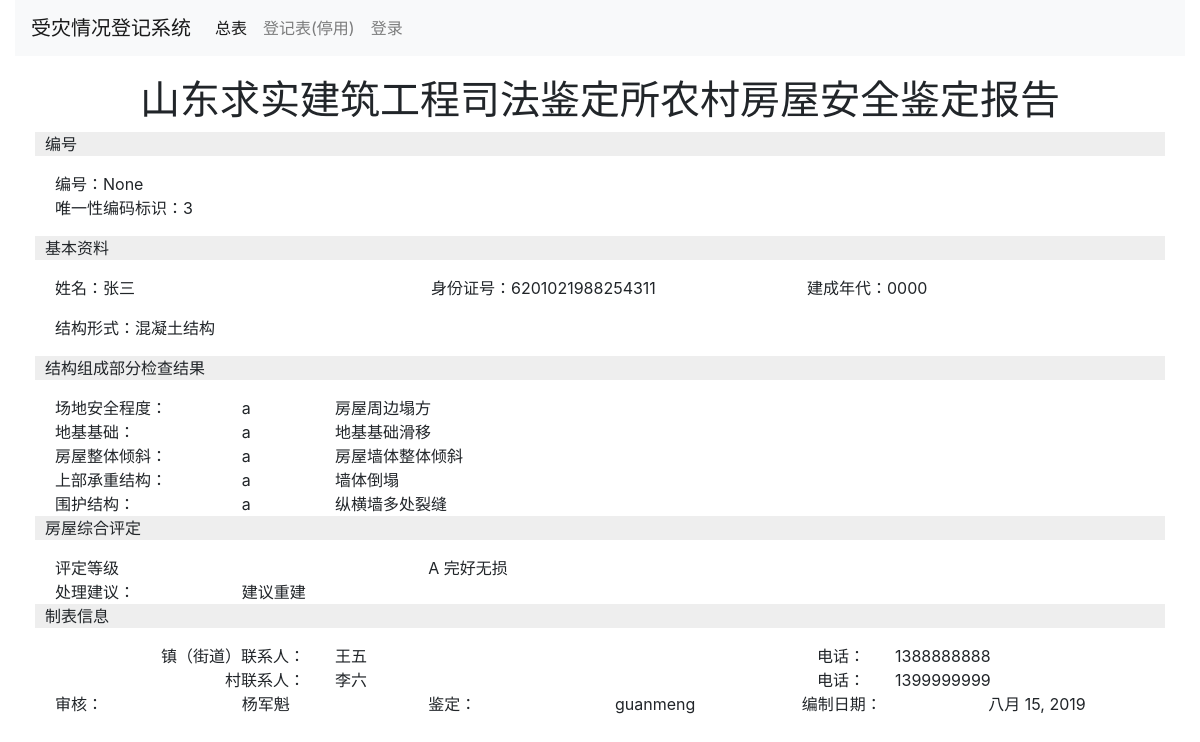
Page /report/3 on the committed database.
### report/models.py (models this page shows, shortened)
class Report(models.Model):
    DECADE_CHOICE = (
        ('1900', '1900'),
        ('1910', '1910'),
        ('1920', '1920'),
        ('1930', '1930'),
        ('1940', '1940'),
        ('1950', '1950'),
        ('1960', '1960'),
        ('1970', '1970'),
        ('1980', '1980'),
        ('1990', '1990'),
        ('2000', '2000'),
        ('2010', '2010'),
    )
    PURPOSE_CHOICE = (
        (1, '住宅'),
        (2, '厂房'),
        (3, '公共建筑'),
    )
    STRUCTURE_CHOICE = (
        (1, '混凝土结构'),
        (2, '砌体结构'),
        (3, '木结构'),
        (4, '钢结构'),
        (5, '石结构'),
        (6, '生土结构'),
    )
    DEGREE_CHOICE = (
        ('a', 'A'),
        ('b', 'B'),
        ('c', 'C'),
        ('d', 'D'),
    )
    SECURITY_DETAIL_CHOICE = (
        (1, '未发现影响房屋周边安全的不利影响'),
        (2, '房屋周边准在超高土体滑坡'),
        (3, '房屋周边场地存在地质斜坡'),
        (4, '房屋周边存在河流，受河水持续冲刷'),
        (5, '房屋存在沟壑'),
        (6, '房屋周边塌方'),
        (7, '房屋周边下方存在不实空洞'),
    )
    GROUNDSILL_DETAIL_CHOICE = (
        (1, '未发现明显不均匀沉降及滑移'),
        (2, '地基基础轻微不均匀沉降'),
        (3, '地基基础不均匀沉降'),
        (4, '室内地面下陷'),
        (5, '地基基础滑移'),
        (6, '地基基础存在滑移可能'),
        (7, '地基基础被冲毁'),
        (8, '毛石基础粘结砂浆缺失'),
    )
    TILT_DETAIL_CHOICE = (
        (1, '未发现明显倾斜'),
        (2, '房屋墙体局部倾斜'),
        (3, '房屋墙体整体倾斜'),
        (4, '房屋墙体变形'),
        (5, '房屋墙体未发现明显歪闪缺陷')
    )
    UPON_DETAIL_CHOICE = (
        (1, '未发现结构承载缺陷'),
        (2, '墙体存在裂缝'),
        (3, '墙体轻微裂缝'),
        (4, '墙体贯通缝严重'),
        (5, '墙体风化侵蚀严重'),
        (6, '墙体有效截面积削弱'),
        (7, '内隔墙裂缝'),
        (8, '墙体面层脱落'),
        (9, '墙体变形'),
        (10, '墙体倾斜'),
        (11, '纵横墙连接处松动和开裂'),
        (12, '墙体倒塌'),
        (13, '屋架梁损坏'),
        (14, '屋架檩条损坏'),
        (15, '屋架梁下墙体开裂损坏'),
        (16, '屋架梁下墙体变形'),
        (17, '地基基础不均匀沉降引起的裂缝'),
        (18, '房屋墙体、屋盖无明显受力裂缝和变形'),
        (19, '墙体严重破坏，无法正常使用'),
        (20, '屋架损坏'),
    )
    FENCE_DETAIL_CHOICE = (
        (1, '未发现围护缺损'),
        (2, '同上'),
        (3, '墙体存在裂缝'),
        (4, '屋面坍塌'),
        (5, '屋面下陷'),
        (6, '墙体面层脱落'),
        (7, '墙体裂缝'),
        (8, '室内地面下陷'),
        (9, '内隔墙裂缝'),
        (10, '纵横墙多处裂缝'),
    )
    ASSESS_LEVEL_CHOICE = (
        ('a', 'A 完好无损'),
        ('b', 'B 轻微破损，可以使用'),
        ('c', 'C 破损经修缮后可以使用'),
        ('d', 'D 严重破坏，不能使用'),
        ('e', '倒塌'),
    )
    CREATOR_CHOICE = (
        (1, '杨军魁'),
        (2, '芦满'),
        (3, '关萌'),
        (4, '黄波'),
    )
    bid = models.CharField(max_length=100, null=True, blank=True,
                           verbose_name='建鉴编号')
    name = models.CharField(max_length=250, null=True, blank=True,
                            verbose_name='姓名')
    identity = models.CharField(max_length=50, null=True, blank=True,
                                verbose_name='身份证号', unique=True)
    decade = models.CharField(choices=DECADE_CHOICE, max_length=10,
                              null=True, blank=True, verbose_name='建成年代')
    city = models.ForeignKey(City, null=True, blank=True,
                             on_delete=models.SET_NULL,
                             verbose_name='城市')
    town = models.ForeignKey(Town, null=True, blank=True,
                             on_delete=models.SET_NULL,
                             verbose_name='镇')
    village = models.ForeignKey(Village, null=True, blank=True,
                                on_delete=models.SET_NULL,
                                verbose_name='村')
    purpose = models.IntegerField(choices=PURPOSE_CHOICE, null=True, blank=True,
                                  verbose_name='用途')
    comment = models.TextField(max_length=250, null=True, blank=True,
                               verbose_name='备注')
    structure = models.IntegerField(choices=STRUCTURE_CHOICE,
                                    null=True, blank=True, verbose_name='结构形式')
    security = models.CharField(max_length=10, choices=DEGREE_CHOICE,
                                null=True, blank=True, verbose_name='场地安全程度')
    groundsill = models.CharField(max_length=10, choices=DEGREE_CHOICE,
                                  null=True, blank=True, verbose_name='地基基础')
    tilt = models.CharField(max_length=10, choices=DEGREE_CHOICE, null=True,
                            blank=True,
                            verbose_name='房屋整体倾斜')
    upon = models.CharField(max_length=10, choices=DEGREE_CHOICE, null=True,
                            blank=True,
                            verbose_name='上部承重结构')
    fence = models.CharField(max_length=10, choices=DEGREE_CHOICE, null=True,
                             blank=True,
                             verbose_name='围护结构')
    security_detail = models.ManyToManyField(SecurityDetail,blank=True,
                                             verbose_name='场地安全程度说明')
    groundsill_detail = models.ManyToManyField(GroundsillDetail,blank=True,
                                               verbose_name='地基基础说明')
    tilt_detail = models.ManyToManyField(TiltDetail,blank=True,
                                         verbose_name='房屋整体倾斜说明')
    upon_detail = models.ManyToManyField(UponDetail,blank=True,
                                         verbose_name='上部承重结构说明')
    fence_detail = models.ManyToManyField(FenceDetail,blank=True,
                                          verbose_name='围护结构说明')
    assess_level = models.CharField(max_length=10, choices=ASSESS_LEVEL_CHOICE,
                                    null=True, blank=True, verbose_name='评定等级')
    advice = models.ManyToManyField(Advice,blank=True,
                                    verbose_name='处理建议')
    street_contract = models.CharField(max_length=50, null=True, blank=True,
                                       verbose_name='镇（街道）联系人')
    street_contract_phone = models.CharField(max_length=50, null=True,
                                             blank=True,
                                             verbose_name='镇（街道）联系人电话')
    village_contract = models.CharField(max_length=50, null=True, blank=True,
                                        verbose_name='村联系人')
    village_contract_phone = models.CharField(max_length=50, null=True,
                                              blank=True,
                                              verbose_name='村联系人电话')
    reviewer = models.ForeignKey(Reviewer, null=True, blank=True,
                                 on_delete=models.SET_NULL,
                                 verbose_name='审核人')
    created = models.DateField(auto_now_add=True, verbose_name='添加日期')
    updated = models.DateTimeField(auto_now=True, verbose_name='修改日期')
    appraiser = models.ForeignKey(User, null=True, blank=True,
                                  on_delete=models.SET_NULL,
                                  verbose_name='鉴定人')
    class Meta:
        ordering = ('-created',)
        verbose_name_plural = '报告'

class SecurityDetail(models.Model):
    SECURITY_DETAIL_CHOICE = (
        (0, ''),
        (1, '未发现影响房屋周边安全的不利影响'),
        (2, '房屋周边准在超高土体滑坡'),
        (3, '房屋周边场地存在地质斜坡'),
        (4, '房屋周边存在河流，受河水持续冲刷'),
        (5, '房屋存在沟壑'),
        (6, '房屋周边塌方'),
        (7, '房屋周边下方存在不实空洞'),
    )
    detail = models.IntegerField(choices=SECURITY_DETAIL_CHOICE,
                                 verbose_name='描述')
    created = models.DateTimeField(auto_now_add=True, verbose_name='创建时间')
    class Meta:
        ordering = ('-created',)
        verbose_name_plural = '场地安全程度描述'
    def __str__(self):
        return self.get_detail_display()

class GroundsillDetail(models.Model):
    GROUNDSILL_DETAIL_CHOICE = (
        (0, ''),
        (1, '未发现明显不均匀沉降及滑移'),
        (2, '地基基础轻微不均匀沉降'),
        (3, '地基基础不均匀沉降'),
        (4, '室内地面下陷'),
        (5, '地基基础滑移'),
        (6, '地基基础存在滑移可能'),
        (7, '地基基础被冲毁'),
        (8, '毛石基础粘结砂浆缺失'),
    )
    detail = models.IntegerField(choices=GROUNDSILL_DETAIL_CHOICE,
                                 verbose_name='描述')
    created = models.DateTimeField(auto_now_add=True, verbose_name='创建时间')
    class Meta:
        ordering = ('-created',)
        verbose_name_plural = '地基基础描述'
    def __str__(self):
        return self.get_detail_display()

class TiltDetail(models.Model):
    TILT_DETAIL_CHOICE = (
        (0, ''),
        (1, '未发现明显倾斜'),
        (2, '房屋墙体局部倾斜'),
        (3, '房屋墙体整体倾斜'),
        (4, '房屋墙体变形'),
        (5, '房屋墙体未发现明显歪闪缺陷')
    )
    detail = models.IntegerField(choices=TILT_DETAIL_CHOICE, verbose_name='描述')
    created = models.DateTimeField(auto_now_add=True, verbose_name='创建时间')
    class Meta:
        ordering = ('-created',)
        verbose_name_plural = '房屋整体倾斜描述'
    def __str__(self):
        return self.get_detail_display()

class UponDetail(models.Model):
    UPON_DETAIL_CHOICE = (
        (0, ''),
        (1, '未发现结构承载缺陷'),
        (2, '墙体存在裂缝'),
        (3, '墙体轻微裂缝'),
        (4, '墙体贯通缝严重'),
        (5, '墙体风化侵蚀严重'),
        (6, '墙体有效截面积削弱'),
        (7, '内隔墙裂缝'),
        (8, '墙体面层脱落'),
        (9, '墙体变形'),
        (10, '墙体倾斜'),
        (11, '纵横墙连接处松动和开裂'),
        (12, '墙体倒塌'),
        (13, '屋架梁损坏'),
        (14, '屋架檩条损坏'),
        (15, '屋架梁下墙体开裂损坏'),
        (16, '屋架梁下墙体变形'),
        (17, '地基基础不均匀沉降引起的裂缝'),
        (18, '房屋墙体、屋盖无明显受力裂缝和变形'),
        (19, '墙体严重破坏，无法正常使用'),
        (20, '屋架损坏'),
    )
    detail = models.IntegerField(choices=UPON_DETAIL_CHOICE, verbose_name='描述')
    created = models.DateTimeField(auto_now_add=True, verbose_name='创建时间')
    class Meta:
        ordering = ('-created',)
        verbose_name_plural = '房上部承重结构描述'
    def __str__(self):
        return self.get_detail_display()

class FenceDetail(models.Model):
    FENCE_DETAIL_CHOICE = (
        (0, ''),
        (1, '未发现围护缺损'),
        (2, '同上'),
        (3, '墙体存在裂缝'),
        (4, '屋面坍塌'),
        (5, '屋面下陷'),
        (6, '墙体面层脱落'),
        (7, '墙体裂缝'),
        (8, '室内地面下陷'),
        (9, '内隔墙裂缝'),
        (10, '纵横墙多处裂缝'),
    )
    detail = models.IntegerField(choices=FENCE_DETAIL_CHOICE, verbose_name='描述')
    created = models.DateTimeField(auto_now_add=True, verbose_name='创建时间')
    class Meta:
        ordering = ('-created',)
        verbose_name_plural = '围护结构描述'
    def __str__(self):
        return self.get_detail_display()

class Advice(models.Model):
    ADVICE_CHOICE = (
        (0, ''),
        (1, '修缮'),
        (2, '加固危险点'),
        (3, '建议重建'),
        (4, '重建，停止使用，马上搬出'),
        (5, '取消鉴定'),
    )
    advice = models.IntegerField(choices=ADVICE_CHOICE, verbose_name='处理意见')
    created = models.DateTimeField(auto_now_add=True, verbose_name='创建时间')
    class Meta:
        ordering = ('-created',)
        verbose_name_plural = '处理意见'
    def __str__(self):
        return self.get_advice_display()

class Reviewer(models.Model):
    name = models.CharField(max_length=50, verbose_name='审核人')
    created = models.DateTimeField(auto_now_add=True, verbose_name='创建时间')
    class Meta:
        ordering = ('name',)
        verbose_name_plural = '审核人'
    def __str__(self):
        return self.name

### report/views.py (the view)
# urls.py: path('<int:pk>', views.ReportDetailView.as_view(), name='report_detail'),
class ReportDetailView(DetailView):
    model = Report
    template_name = 'report/detail.html'
    context_object_name = 'report'

### report/templates/report/detail.html
{% extends 'report/base.html' %}
{% block content %}
    <h1 class="text-center">山东求实建筑工程司法鉴定所农村房屋安全鉴定报告</h1>
    <p class="small-title">编号</p>
    <ul class="list-inline row detail-content">
        <li class="list-inline col-md-12">编号：{{ report.bid }}</li>
        <li class="list-inline col-md-12">唯一性编码标识：{{ report.id }}</li>
    </ul>
    <p class="small-title">基本资料</p>
    <div class="detail-content">
        <ul class="list-inline row">
            <li class="list-inline-item col">姓名：{{ report.name }}</li>
            <li class="list-inline-item col">身份证号：{{ report.identity }}</li>
            <li class="list-inline-item col">建成年代：{{ report.decade }}</li>
        </ul>
        <ul class="list-inline row">
            <li class="list-inline-item col">
                结构形式：{{ report.get_structure_display }}</li>
        </ul>
    </div>
    <p class="small-title">结构组成部分检查结果</p>
    <div class="detail-content">
        <div class="row">
            <div class="col-md-2">
                场地安全程度：
            </div>
            <div class="col-md-1">{{ report.security }}</div>
            {% for detail in report.security_detail.all %}
                <div class="col-md-3">{{ detail }}</div>
            {% endfor %}
        </div>
        <div class="row">
            <div class="col-md-2">
                地基基础：
            </div>
            <div class="col-md-1">{{ report.groundsill }}</div>
            {% for detail in report.groundsill_detail.all %}
                <div class="col-md-3">{{ detail }}</div>
            {% endfor %}
        </div>
        <div class="row">
            <div class="col-md-2">
                房屋整体倾斜：
            </div>
            <div class="col-md-1">{{ report.tilt }}</div>
            {% for detail in report.tilt_detail.all %}
                <div class="col-md-3">{{ detail }}</div>
            {% endfor %}
        </div>
        <div class="row">
            <div class="col-md-2">
                上部承重结构：
            </div>
            <div class="col-md-1">{{ report.upon }}</div>
            {% for detail in report.upon_detail.all %}
                <div class="col-md-3">{{ detail }}</div>
            {% endfor %}
        </div>
        <div class="row">
            <div class="col-md-2">
                围护结构：
            </div>
            <div class="col-md-1">{{ report.fence }}</div>
            {% for detail in report.fence_detail.all %}
                <div class="col-md-3">{{ detail }}</div>
            {% endfor %}
        </div>
    </div>
    <p class="small-title">房屋综合评定</p>
    <div class="detail-content">
    <div class="row">
        <div class="col-md-4">评定等级</div>
        <div class="col-md-8">{{ report.get_assess_level_display }}</div>
    </div>
    <div class="row">
        <div class="col-md-2">处理建议：</div>
        {% for advice in report.advice.all %}
            <div class="col-md-2">{{ advice }}</div>
        {% endfor %}
    </div>
    </div>
    <p class="small-title">制表信息</p>
    <div class="detail-content">
        <div class="row">
            <div class="col-md-3 text-right">镇（街道）联系人：</div>
            <div class="col-md-3">{{ report.street_contract }}</div>
            <div class="col-md-3 text-right">电话：</div>
            <div class="col-md-3">{{ report.street_contract_phone }}</div>
        </div>
        <div class="row">
            <div class="col-md-3 text-right">村联系人：</div>
            <div class="col-md-3">{{ report.village_contract }}</div>
            <div class="col-md-3 text-right">电话：</div>
            <div class="col-md-3">{{ report.village_contract_phone }}</div>
        </div>
        <div class="row">
            <div class="col-md-2">审核：</div>
            <div class="col-md-2">{{ report.reviewer }}</div>
            <div class="col-md-2">鉴定：</div>
            <div class="col-md-2">{{ report.appraiser }}</div>
            <div class="col-md-2">编制日期：</div>
            <div class="col-md-2">{{ report.created }}</div>
        </div>
    </div>
    </div>
{% endblock %}

### report/static/css/style.css (style rules this page uses)
.small-title { display: block; background-color: #eeeeee; padding-left: 10px; }
.detail-content { padding: 0 20px; }

### rows in the picture
Report: bid "None", id "3", name "张三", identity "6201021988254311", decade "0000", structure "混凝土结构", security "a", groundsill "a", tilt "a", upon "a", fence "a", assess_level "A 完好无损", street_contract "王五", street_contract_phone "1388888888", village_contract "李六", village_contract_phone "1399999999", reviewer "杨军魁", appraiser "guanmeng", created "八月 15, 2019"
SecurityDetail: detail "房屋周边塌方"
GroundsillDetail: detail "地基基础滑移"
TiltDetail: detail "房屋墙体整体倾斜"
UponDetail: detail "墙体倒塌"
FenceDetail: detail "纵横墙多处裂缝"
Advice: advice "建议重建"
